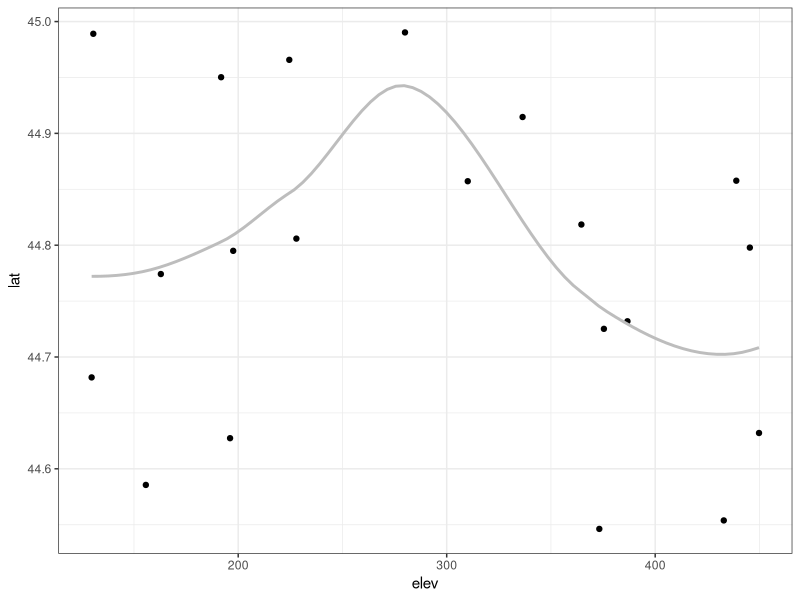
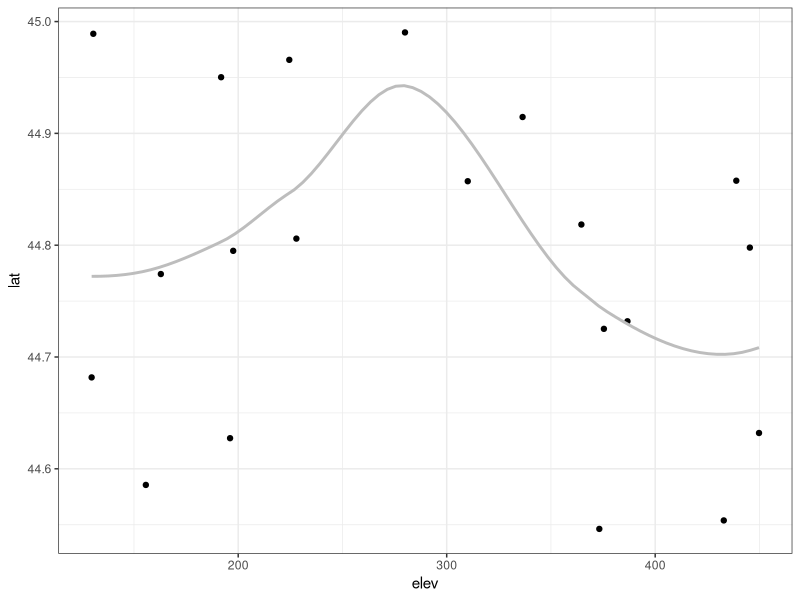
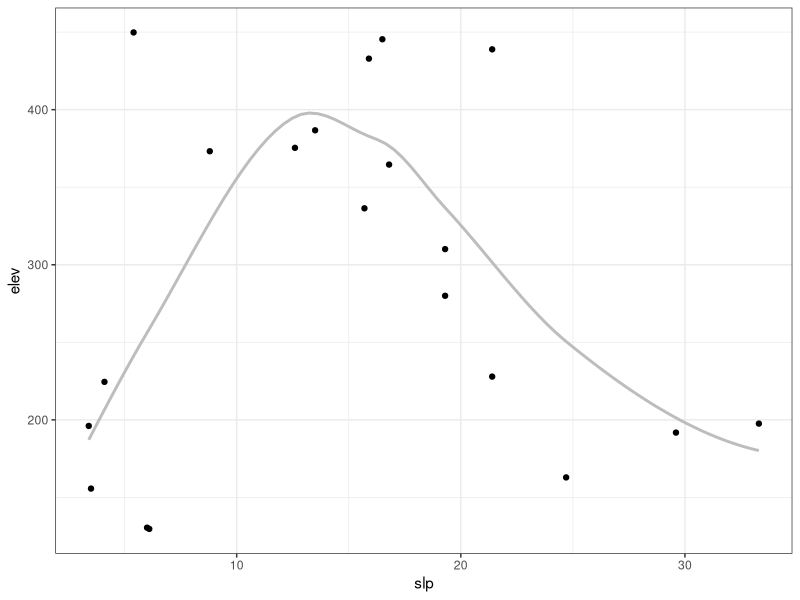
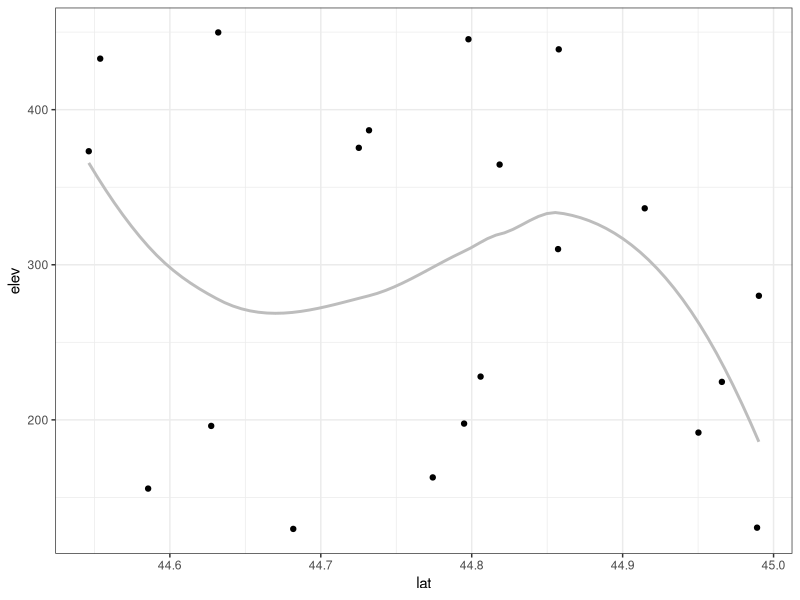
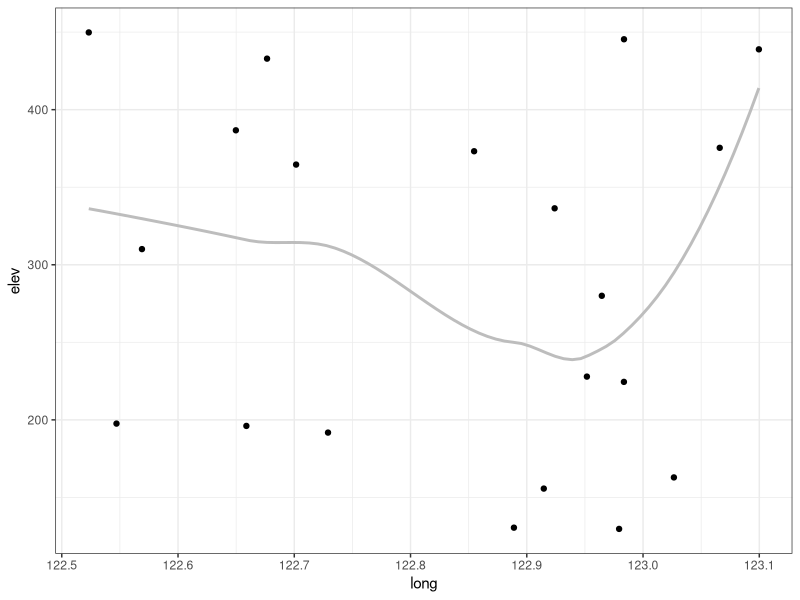
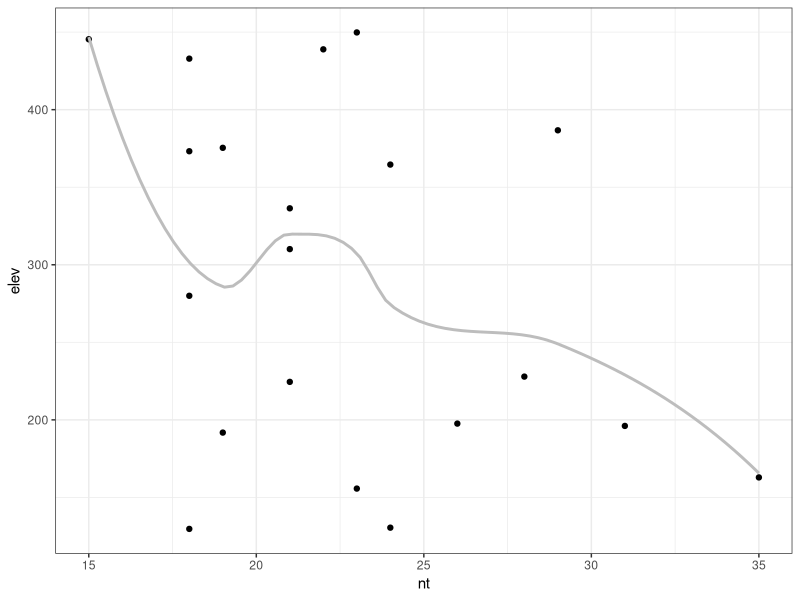
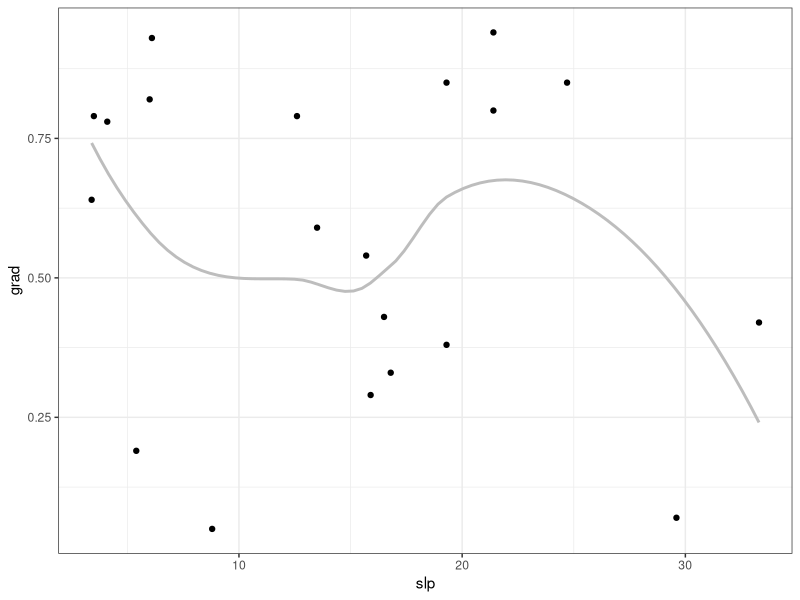
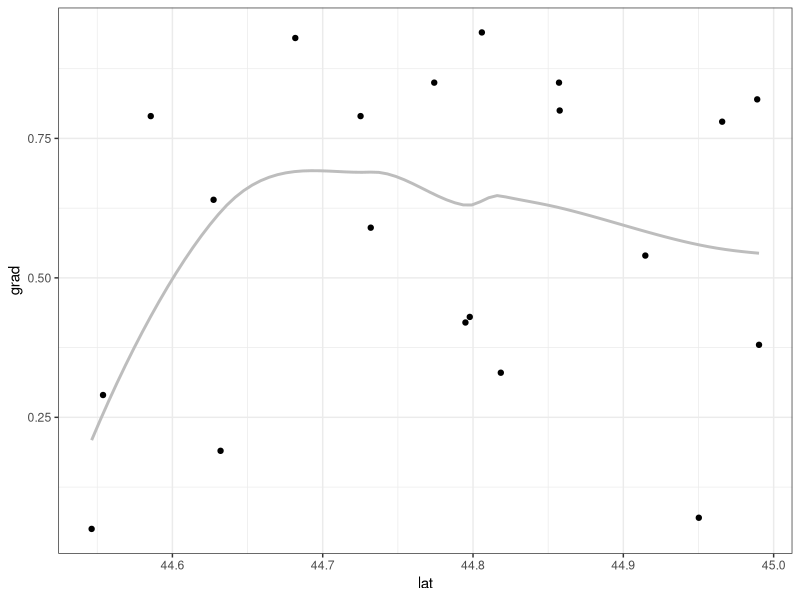

These charts were generated, in order, by the following R code:
## ---- chunk 1
knitr::opts_chunk$set(comment = "#")
## ---- chunk 2
library(ggplot2) # v. 3.0.0
library(purrr) # v. 0.2.5
## ---- chunk 3
set.seed(16)
dat = data.frame(elev = round( runif(20, 100, 500), 1),
                 resp = round( runif(20, 0, 10), 1),
                 grad = round( runif(20, 0, 1), 2),
                 slp = round( runif(20, 0, 35),1),
                 lat = runif(20, 44.5, 45),
                 long = runif(20, 122.5, 123.1),
                 nt = rpois(20, lambda = 25) )
head(dat)
## ---- chunk 4
response = names(dat)[1:3]
expl = names(dat)[4:7]
## ---- chunk 5
response = set_names(response)
response
## ---- chunk 6
expl = set_names(expl)
expl
## ---- chunk 7
scatter_fun = function(x, y) {
     ggplot(dat, aes_string(x = x, y = y) ) +
          geom_point() +
          geom_smooth(se = FALSE, color = "grey74") +
          theme_bw()
}
## ---- chunk 8
scatter_fun("elev", "lat")
## ---- chunk 9
scatter_fun2 = function(x, y) {
     ggplot(dat, aes(x = !!sym(x), y = !!sym(y) ) ) +
          geom_point() +
          geom_smooth(se = FALSE, color = "grey74") +
          theme_bw()
}

scatter_fun2("elev", "lat")
## ---- chunk 10
elev_plots = map(expl, ~scatter_fun(.x, "elev") )
## ---- chunk 11
elev_plots
## ---- chunk 12
all_plots = map(response,
                ~map(expl, scatter_fun, y = .x))
## ---- chunk 13
all_plots$grad[1:2]
## ---- chunk 14
all_plots$grad$long
## ---- chunk 15
all_plots[[3]][[3]]
## ---- chunk 16
plotnames = imap(all_plots, ~paste0(.y, "_", names(.x), ".png")) %>%
     flatten()
plotnames
## ---- chunk 17
cowplot::plot_grid(plotlist = all_plots[[1]])
## ---- chunk 18
map(all_plots, ~cowplot::plot_grid(plotlist = .x))
